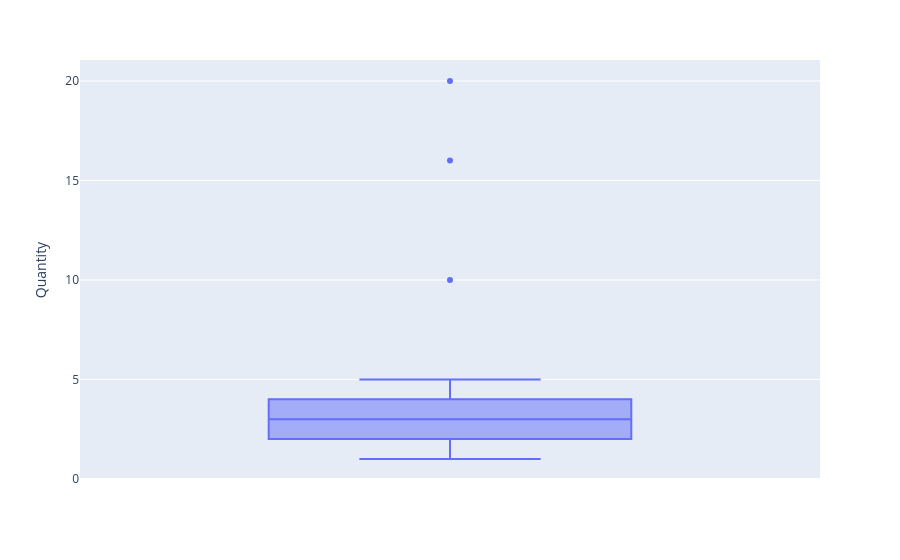

Write notebook code for a chart like this one.
### Code cell
#check for outliers

fig = px.box(df1, y="Quantity")
fig.show()

### Figure 1 — Plotly figure (JSON) as saved in the notebook; plotly's stock layout.template omitted (floating-point values rounded to 4 significant figures; data arrays with more than 128 entries replaced by an {"elided": "..."} marker saying what was removed)
{"data": [{"alignmentgroup": "True", "hovertemplate": "Quantity=%{y}<extra></extra>", "legendgroup": "", "marker": {"color": "#636efa"}, "name": "", "notched": false, "offsetgroup": "", "orientation": "v", "showlegend": false, "type": "box", "x0": " ", "xaxis": "x", "y": {"elided": "10000 float values"}, "y0": " ", "yaxis": "y"}], "layout": {"boxmode": "group", "legend": {"tracegroupgap": 0}, "margin": {"t": 60}, "xaxis": {"anchor": "y", "domain": [0, 1]}, "yaxis": {"anchor": "x", "domain": [0, 1], "title": {"text": "Quantity"}}}}
